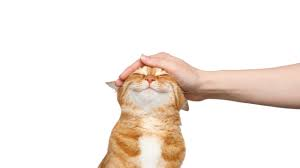
#> input picture Photos/Cat.jpeg, 300 x 168 px, given in place of the camera
$ python color-shape-detection.py
#> lines starting #> are read from the running program, lines starting #| are printed output that depends on the picture; after the words box and inside, x2 and y2 are one past the last pixel; in counts of white or black regions, pixels touching at a corner belong together
import cv2
import numpy as np
def callback(_):
    pass

def init_trackbars_green():
    cv2.namedWindow('HSV Trackbars Green')

    cv2.createTrackbar('LH', 'HSV Trackbars Green', 27, 255, callback)
    cv2.createTrackbar('LS', 'HSV Trackbars Green', 26, 255, callback)
    cv2.createTrackbar('LV', 'HSV Trackbars Green', 92, 255, callback)
    cv2.createTrackbar('UH', 'HSV Trackbars Green', 90, 255, callback)
    cv2.createTrackbar('US', 'HSV Trackbars Green', 255, 255, callback)
    cv2.createTrackbar('UV', 'HSV Trackbars Green', 255, 255, callback)

def get_lower_hsv1():
    lower_h1 = cv2.getTrackbarPos('LH', 'HSV Trackbars Green')
    lower_s1 = cv2.getTrackbarPos('LS', 'HSV Trackbars Green')
    lower_v1 = cv2.getTrackbarPos('LV', 'HSV Trackbars Green')
    return (lower_h1, lower_s1, lower_v1)

def get_upper_hsv1():
    upper_h1 = cv2.getTrackbarPos('UH', 'HSV Trackbars Green')
    upper_s1 = cv2.getTrackbarPos('US', 'HSV Trackbars Green')
    upper_v1 = cv2.getTrackbarPos('UV', 'HSV Trackbars Green')
    return (upper_h1, upper_s1, upper_v1)

def init_trackbars_blue():
    cv2.namedWindow('HSV Trackbars Blue')

    cv2.createTrackbar('LH', 'HSV Trackbars Blue', 93, 255, callback)
    cv2.createTrackbar('LS', 'HSV Trackbars Blue', 0, 255, callback)
    cv2.createTrackbar('LV', 'HSV Trackbars Blue', 34, 255, callback)
    cv2.createTrackbar('UH', 'HSV Trackbars Blue', 155, 255, callback)
    cv2.createTrackbar('US', 'HSV Trackbars Blue', 255, 255, callback)
    cv2.createTrackbar('UV', 'HSV Trackbars Blue', 255, 255, callback)

def get_lower_hsv2():
    lower_h2 = cv2.getTrackbarPos('LH', 'HSV Trackbars Blue')
    lower_s2 = cv2.getTrackbarPos('LS', 'HSV Trackbars Blue')
    lower_v2 = cv2.getTrackbarPos('LV', 'HSV Trackbars Blue')
    return (lower_h2, lower_s2, lower_v2)

def get_upper_hsv2():
    upper_h2 = cv2.getTrackbarPos('UH', 'HSV Trackbars Blue')
    upper_s2 = cv2.getTrackbarPos('US', 'HSV Trackbars Blue')
    upper_v2 = cv2.getTrackbarPos('UV', 'HSV Trackbars Blue')
    return (upper_h2, upper_s2, upper_v2)


def init_trackbars_Red():
    cv2.namedWindow('HSV Trackbars Red')

    cv2.createTrackbar('LH', 'HSV Trackbars Red', 143, 255, callback)
    cv2.createTrackbar('LS', 'HSV Trackbars Red', 87, 255, callback)
    cv2.createTrackbar('LV', 'HSV Trackbars Red', 0, 255, callback)
    cv2.createTrackbar('UH', 'HSV Trackbars Red', 255, 255, callback)
    cv2.createTrackbar('US', 'HSV Trackbars Red', 255, 255, callback)
    cv2.createTrackbar('UV', 'HSV Trackbars Red', 255, 255, callback)

def get_lower_hsv3():
    lower_h3 = cv2.getTrackbarPos('LH', 'HSV Trackbars Red')
    lower_s3 = cv2.getTrackbarPos('LS', 'HSV Trackbars Red')
    lower_v3 = cv2.getTrackbarPos('LV', 'HSV Trackbars Red')
    return (lower_h3, lower_s3, lower_v3)

def get_upper_hsv3():
    upper_h3 = cv2.getTrackbarPos('UH', 'HSV Trackbars Red')
    upper_s3 = cv2.getTrackbarPos('US', 'HSV Trackbars Red')
    upper_v3 = cv2.getTrackbarPos('UV', 'HSV Trackbars Red')
    return (upper_h3, upper_s3, upper_v3)

def main(capture):
    while True:
        ret, frame = capture.read()
#> frame is the input picture: shape (168, 300, 3); mean B, G, R 229, 235.9, 244.6
        hsv = cv2.cvtColor(frame, cv2.COLOR_BGR2HSV)
#> hsv: shape (168, 300, 3); mean H, S, V 8.2, 19.8, 244.7
        lower_hsv1 = get_lower_hsv1()
        upper_hsv1 = get_upper_hsv1()
        lower_hsv2 = get_lower_hsv2()
        upper_hsv2 = get_upper_hsv2()
        lower_hsv3 = get_lower_hsv3()
        upper_hsv3 = get_upper_hsv3()

        mask1 = cv2.inRange(hsv, lower_hsv1, upper_hsv1)
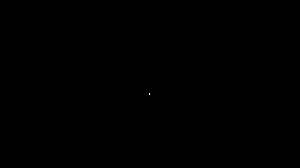
#> mask1: shape (168, 300); 0% white in thin lines or dots, all inside (x1, y1, x2, y2) = (149, 93, 150, 95)
        mask2 = cv2.inRange(hsv, lower_hsv2, upper_hsv2)
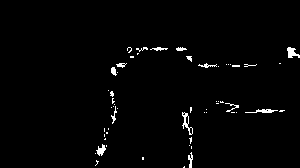
#> mask2: shape (168, 300); 1.6% white in thin lines or dots, all inside (x1, y1, x2, y2) = (95, 47, 300, 168)
        mask3 = cv2.inRange(hsv, lower_hsv3, upper_hsv3)
#> mask3: shape (168, 300); every value is 0
        kernel = np.ones((5,5), np.uint8)
        mask1 = cv2.erode(mask1,kernel)
        mask2 = cv2.erode(mask2,kernel)
#> mask2: shape (168, 300); 0.02% white in thin lines or dots, all inside (x1, y1, x2, y2) = (100, 50, 292, 152)
        mask3 = cv2.erode(mask3,kernel)

        contours1, _ = cv2.findContours(mask1, cv2.RETR_EXTERNAL, cv2.CHAIN_APPROX_SIMPLE)
#> contours1 = []
        contours2, _ = cv2.findContours(mask2, cv2.RETR_EXTERNAL, cv2.CHAIN_APPROX_SIMPLE)
#> contours2 = 2 contours, all with area under 20
        contours3, _ = cv2.findContours(mask3, cv2.RETR_EXTERNAL, cv2.CHAIN_APPROX_SIMPLE)
#> contours3 = []

        for cnt in contours1:
            area = cv2.contourArea(cnt)
            approx = cv2.approxPolyDP(cnt,0.02 *cv2.arcLength(cnt,True),True)
            if area > 400:
                cv2.drawContours(frame, [approx], 0 ,(0,0,0),5)
                x,y,w,h = cv2.boundingRect(cnt)
                if len(approx) == 3:
                    cv2.putText(frame,"Green Triangle",(x,y),cv2.FONT_HERSHEY_SIMPLEX,1,(0,255,0),2)
                elif len(approx) == 4:
                    ratio = float(w)/h
                    if ratio >= 0.9 and ratio <= 1.1 :
                        cv2.putText(frame,"Green Square",(x,y),cv2.FONT_HERSHEY_SIMPLEX,1,(0,255,0),2)
                    else:
                        cv2.putText(frame,"Green Rectangle",(x,y),cv2.FONT_HERSHEY_SIMPLEX,1,(0,255,0),2)
                elif 8 <= len(approx) < 15 :
                    cv2.putText(frame,"Green Circle",(x,y),cv2.FONT_HERSHEY_SIMPLEX,1,(0,255,0),2)
                cv2.rectangle(frame,(x,y),(w+x,h+y), (0,255,0),2)
#> this loop made 0 passes

        for cnt in contours2:
            area = cv2.contourArea(cnt)
            approx = cv2.approxPolyDP(cnt,0.02 *cv2.arcLength(cnt,True),True)
            if area > 400:
                cv2.drawContours(frame, [approx], 0 ,(0,0,0),5)
                x,y,w,h = cv2.boundingRect(cnt)
                if len(approx) == 3:
                    cv2.putText(frame,"Blue Triangle",(x,y),cv2.FONT_HERSHEY_SIMPLEX,1,(255,0,0),2)
                elif len(approx) == 4:
                    ratio = float(w)/h
                    if ratio >= 0.9 and ratio <= 1.1 :
                        cv2.putText(frame,"Blue Square",(x,y),cv2.FONT_HERSHEY_SIMPLEX,1,(255,0,0),2)
                    else:
                        cv2.putText(frame,"Blue Rectangle",(x,y),cv2.FONT_HERSHEY_SIMPLEX,1,(255,0,0),2)
                elif 8 <= len(approx) < 15 :
                    cv2.putText(frame,"Blue Circle",(x,y),cv2.FONT_HERSHEY_SIMPLEX,1,(255,0,0),2)
                cv2.rectangle(frame,(x,y),(w+x,h+y), (255,0,0),2)
#> this loop made 2 passes
#> (cnt, area, approx) on pass 1: ([[100, 150], [100, 151], [101, 150]], 0.5, [[101, 150], [100, 150], [100, 151]])
#> (area, approx) on pass 2: (3, [[290, 50], [290, 53], [291, 53], [291, 50]])

        for cnt in contours3:
            area = cv2.contourArea(cnt)
            approx = cv2.approxPolyDP(cnt,0.02 *cv2.arcLength(cnt,True),True)
            if area > 400:
                cv2.drawContours(frame, [approx], 0 ,(0,0,0),5)
                x,y,w,h = cv2.boundingRect(cnt)
                if len(approx) == 3:
                    cv2.putText(frame,"Red Triangle",(x,y),cv2.FONT_HERSHEY_SIMPLEX,1,(0,0,255),2)
                elif len(approx) == 4:
                    ratio = float(w)/h
                    if ratio >= 0.9 and ratio <= 1.1 :
                        cv2.putText(frame,"Red Square",(x,y),cv2.FONT_HERSHEY_SIMPLEX,1,(0,0,255),2)
                    else:
                        cv2.putText(frame,"Red Rectangle",(x,y),cv2.FONT_HERSHEY_SIMPLEX,1,(0,0,255),2)
                elif 8 <= len(approx) < 15 :
                    cv2.putText(frame,"Red Circle",(x,y),cv2.FONT_HERSHEY_SIMPLEX,1,(0,0,255),2)
                cv2.rectangle(frame,(x,y),(w+x,h+y), (0,0,255),2)

        # Tampilkan frame
        cv2.imshow("mask",mask1 +mask2+mask3)
        # cv2.imshow("mask2",mask2)
        # cv2.imshow("mask3",mask3)
        cv2.imshow('Frame',frame)
        # Kondisi untuk end while loop
        if cv2.waitKey(1) == ord('q'):
#> (key q is pressed here)
            break

#> (the run stopped early here; a loop or call above may not have finished)

$ run again, on Photos/bentuk.png
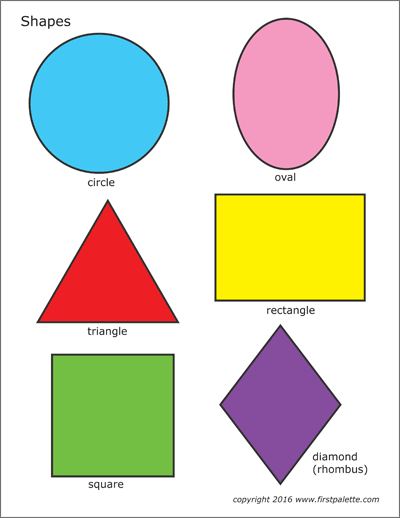
#> input picture Photos/bentuk.png, 400 x 518 px, given in place of the camera
#> in main, frame is the input picture: shape (518, 400, 3); mean B, G, R 198.1, 215.4, 217.4
#> hsv: shape (518, 400, 3); mean H, S, V 37.9, 64.7, 236.4
#> contours1 = 2 contours; box (x1, y1, x2, y2) and area: (218, 197, 362, 298) 14300, (55, 357, 171, 474) 13340
#> contours2 = 2 contours; box (x1, y1, x2, y2) and area: (32, 36, 166, 170) 13682, (225, 332, 336, 478) 8018
#> contours3 = 2 contours; box (x1, y1, x2, y2) and area: (237, 22, 336, 166) 10828, (43, 208, 173, 320) 7136
#> the loop in main, `for cnt in contours1:` made 2 passes
#> (area, approx, x, y, w, h, ratio) on passes 1 to 2: (13339.5, [[55, 357], [55, 473], [170, 473], [170, 358]], 55, 357, 116, 117, 0.991), (14300, [[218, 197], [218, 297], [361, 297], [361, 197]], 218, 197, 144, 101, 1.43)
#> the loop in main, `for cnt in contours2:` made 2 passes
#> (area, approx, x, y, w, h, ratio) on pass 1: (8018.5, [[279, 332], [225, 405], [281, 477], [335, 404]], 225, 332, 111, 146, 0.76)
#> after the loop in main, `for cnt in contours2:`:
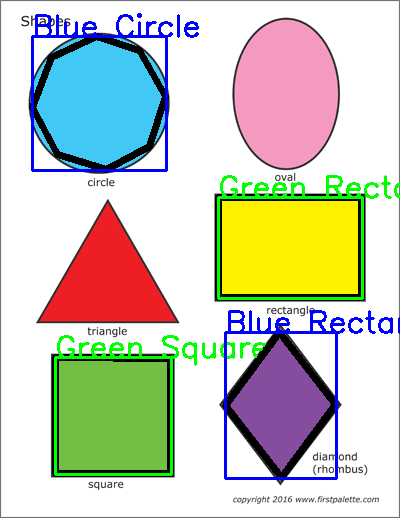
#> frame: shape (518, 400, 3); mean B, G, R 190, 204, 201.6
#> the loop in main, `for cnt in contours3:` made 2 passes
#> (area, approx, x, y, w, h) on pass 1: (7136.5, [[43, 319], [172, 319], [107, 208]], 43, 208, 130, 112)
#> in main, `cv2.imshow("mask",mask1 +mask2+mask3)`:
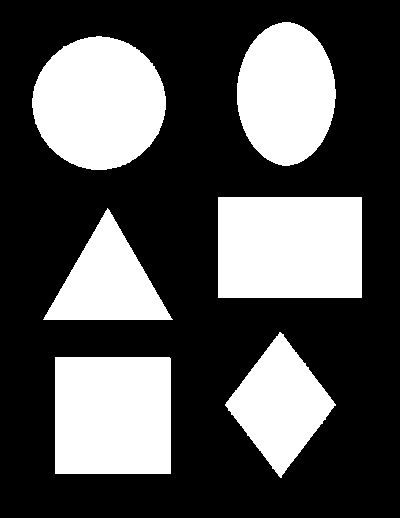
#> window 'mask': shape (518, 400); 33% white; 6 white regions, box (x1, y1, x2, y2) and area: (218, 197, 362, 298) 14544, (32, 36, 166, 170) 13873, (55, 357, 171, 474) 13571, (237, 22, 336, 166) 11001, (225, 332, 336, 478) 8173, (43, 208, 173, 320) 7313
